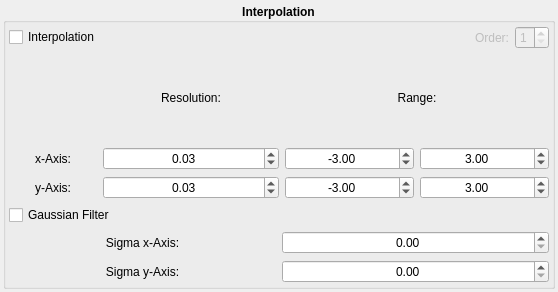
<?xml version="1.0" encoding="UTF-8"?>
<ui version="4.0">
 <class>Interpolation</class>
 <widget class="QWidget" name="Interpolation">
  <property name="geometry">
   <rect>
    <x>0</x>
    <y>0</y>
    <width>558</width>
    <height>292</height>
   </rect>
  </property>
  <property name="windowTitle">
   <string>Form</string>
  </property>
  <layout class="QHBoxLayout" name="horizontalLayout">
   <property name="leftMargin">
    <number>3</number>
   </property>
   <property name="topMargin">
    <number>3</number>
   </property>
   <property name="rightMargin">
    <number>3</number>
   </property>
   <property name="bottomMargin">
    <number>3</number>
   </property>
   <item>
    <widget class="QGroupBox" name="groupbox">
     <property name="font">
      <font>
       <weight>75</weight>
       <bold>true</bold>
      </font>
     </property>
     <property name="title">
      <string>Interpolation</string>
     </property>
     <property name="alignment">
      <set>Qt::AlignCenter</set>
     </property>
     <layout class="QVBoxLayout" name="verticalLayout_3">
      <property name="leftMargin">
       <number>3</number>
      </property>
      <property name="topMargin">
       <number>3</number>
      </property>
      <property name="rightMargin">
       <number>3</number>
      </property>
      <property name="bottomMargin">
       <number>3</number>
      </property>
      <item>
       <layout class="QVBoxLayout" name="layout_2">
        <item>
         <layout class="QHBoxLayout" name="order_layout">
          <item>
           <widget class="QCheckBox" name="interpolation_checkbox">
            <property name="sizePolicy">
             <sizepolicy hsizetype="Preferred" vsizetype="Fixed">
              <horstretch>0</horstretch>
              <verstretch>0</verstretch>
             </sizepolicy>
            </property>
            <property name="font">
             <font>
              <weight>50</weight>
              <bold>false</bold>
             </font>
            </property>
            <property name="text">
             <string>Interpolation</string>
            </property>
           </widget>
          </item>
          <item>
           <spacer name="spacer">
            <property name="orientation">
             <enum>Qt::Horizontal</enum>
            </property>
            <property name="sizeHint" stdset="0">
             <size>
              <width>40</width>
              <height>20</height>
             </size>
            </property>
           </spacer>
          </item>
          <item>
           <widget class="QLabel" name="order_label">
            <property name="enabled">
             <bool>false</bool>
            </property>
            <property name="font">
             <font>
              <weight>50</weight>
              <bold>false</bold>
             </font>
            </property>
            <property name="toolTip">
             <string>NOT IMPLEMENTED</string>
            </property>
            <property name="text">
             <string>Order:</string>
            </property>
            <property name="alignment">
             <set>Qt::AlignCenter</set>
            </property>
           </widget>
          </item>
          <item>
           <widget class="QSpinBox" name="order_spinbox">
            <property name="enabled">
             <bool>false</bool>
            </property>
            <property name="font">
             <font>
              <weight>50</weight>
              <bold>false</bold>
             </font>
            </property>
            <property name="toolTip">
             <string>NOT IMPLEMENTED</string>
            </property>
            <property name="correctionMode">
             <enum>QAbstractSpinBox::CorrectToNearestValue</enum>
            </property>
            <property name="keyboardTracking">
             <bool>false</bool>
            </property>
            <property name="minimum">
             <number>1</number>
            </property>
            <property name="maximum">
             <number>5</number>
            </property>
            <property name="value">
             <number>1</number>
            </property>
           </widget>
          </item>
         </layout>
        </item>
        <item>
         <layout class="QGridLayout" name="layout_3" columnstretch="1,2,3">
          <item row="2" column="0">
           <widget class="QLabel" name="y_label">
            <property name="font">
             <font>
              <weight>50</weight>
              <bold>false</bold>
             </font>
            </property>
            <property name="text">
             <string>y-Axis:</string>
            </property>
            <property name="alignment">
             <set>Qt::AlignCenter</set>
            </property>
           </widget>
          </item>
          <item row="1" column="1">
           <widget class="QDoubleSpinBox" name="x_resolution_spinbox">
            <property name="sizePolicy">
             <sizepolicy hsizetype="Preferred" vsizetype="Fixed">
              <horstretch>0</horstretch>
              <verstretch>0</verstretch>
             </sizepolicy>
            </property>
            <property name="font">
             <font>
              <weight>50</weight>
              <bold>false</bold>
             </font>
            </property>
            <property name="alignment">
             <set>Qt::AlignCenter</set>
            </property>
            <property name="minimum">
             <double>0.010000000000000</double>
            </property>
            <property name="maximum">
             <double>0.100000000000000</double>
            </property>
            <property name="singleStep">
             <double>0.010000000000000</double>
            </property>
            <property name="value">
             <double>0.030000000000000</double>
            </property>
           </widget>
          </item>
          <item row="0" column="1">
           <widget class="QLabel" name="resolution_label">
            <property name="sizePolicy">
             <sizepolicy hsizetype="Preferred" vsizetype="Preferred">
              <horstretch>0</horstretch>
              <verstretch>0</verstretch>
             </sizepolicy>
            </property>
            <property name="font">
             <font>
              <weight>50</weight>
              <bold>false</bold>
             </font>
            </property>
            <property name="text">
             <string>Resolution:</string>
            </property>
            <property name="alignment">
             <set>Qt::AlignCenter</set>
            </property>
           </widget>
          </item>
          <item row="2" column="1">
           <widget class="QDoubleSpinBox" name="y_resolution_spinbox">
            <property name="font">
             <font>
              <weight>50</weight>
              <bold>false</bold>
             </font>
            </property>
            <property name="alignment">
             <set>Qt::AlignCenter</set>
            </property>
            <property name="minimum">
             <double>0.010000000000000</double>
            </property>
            <property name="maximum">
             <double>0.100000000000000</double>
            </property>
            <property name="singleStep">
             <double>0.010000000000000</double>
            </property>
            <property name="value">
             <double>0.030000000000000</double>
            </property>
           </widget>
          </item>
          <item row="1" column="0">
           <widget class="QLabel" name="x_label">
            <property name="font">
             <font>
              <weight>50</weight>
              <bold>false</bold>
             </font>
            </property>
            <property name="text">
             <string>x-Axis:</string>
            </property>
            <property name="alignment">
             <set>Qt::AlignCenter</set>
            </property>
           </widget>
          </item>
          <item row="0" column="2">
           <widget class="QLabel" name="range_label">
            <property name="font">
             <font>
              <weight>50</weight>
              <bold>false</bold>
             </font>
            </property>
            <property name="text">
             <string>Range:</string>
            </property>
            <property name="alignment">
             <set>Qt::AlignCenter</set>
            </property>
           </widget>
          </item>
          <item row="1" column="2">
           <layout class="QHBoxLayout" name="layout">
            <item>
             <widget class="QDoubleSpinBox" name="x_min_spinbox">
              <property name="font">
               <font>
                <weight>50</weight>
                <bold>false</bold>
               </font>
              </property>
              <property name="alignment">
               <set>Qt::AlignCenter</set>
              </property>
              <property name="minimum">
               <double>-50.000000000000000</double>
              </property>
              <property name="maximum">
               <double>50.000000000000000</double>
              </property>
              <property name="value">
               <double>-3.000000000000000</double>
              </property>
             </widget>
            </item>
            <item>
             <widget class="QDoubleSpinBox" name="x_max_spinbox">
              <property name="font">
               <font>
                <weight>50</weight>
                <bold>false</bold>
               </font>
              </property>
              <property name="alignment">
               <set>Qt::AlignCenter</set>
              </property>
              <property name="minimum">
               <double>-50.000000000000000</double>
              </property>
              <property name="maximum">
               <double>50.000000000000000</double>
              </property>
              <property name="value">
               <double>3.000000000000000</double>
              </property>
             </widget>
            </item>
           </layout>
          </item>
          <item row="2" column="2">
           <layout class="QHBoxLayout" name="layout_4">
            <item>
             <widget class="QDoubleSpinBox" name="y_min_spinbox">
              <property name="font">
               <font>
                <weight>50</weight>
                <bold>false</bold>
               </font>
              </property>
              <property name="alignment">
               <set>Qt::AlignCenter</set>
              </property>
              <property name="minimum">
               <double>-50.000000000000000</double>
              </property>
              <property name="maximum">
               <double>50.000000000000000</double>
              </property>
              <property name="value">
               <double>-3.000000000000000</double>
              </property>
             </widget>
            </item>
            <item>
             <widget class="QDoubleSpinBox" name="y_max_spinbox">
              <property name="font">
               <font>
                <weight>50</weight>
                <bold>false</bold>
               </font>
              </property>
              <property name="alignment">
               <set>Qt::AlignCenter</set>
              </property>
              <property name="minimum">
               <double>-50.000000000000000</double>
              </property>
              <property name="maximum">
               <double>50.000000000000000</double>
              </property>
              <property name="value">
               <double>3.000000000000000</double>
              </property>
             </widget>
            </item>
           </layout>
          </item>
         </layout>
        </item>
       </layout>
      </item>
      <item>
       <layout class="QVBoxLayout" name="layout_5">
        <item>
         <widget class="QCheckBox" name="smoothing_checkbox">
          <property name="font">
           <font>
            <weight>50</weight>
            <bold>false</bold>
           </font>
          </property>
          <property name="text">
           <string>Gaussian Filter</string>
          </property>
         </widget>
        </item>
        <item>
         <layout class="QGridLayout" name="layout_6">
          <item row="1" column="0">
           <widget class="QLabel" name="sigma_y_label">
            <property name="font">
             <font>
              <weight>50</weight>
              <bold>false</bold>
             </font>
            </property>
            <property name="text">
             <string>Sigma y-Axis:</string>
            </property>
            <property name="alignment">
             <set>Qt::AlignCenter</set>
            </property>
           </widget>
          </item>
          <item row="0" column="0">
           <widget class="QLabel" name="sigma_x_label">
            <property name="font">
             <font>
              <weight>50</weight>
              <bold>false</bold>
             </font>
            </property>
            <property name="text">
             <string>Sigma x-Axis:</string>
            </property>
            <property name="alignment">
             <set>Qt::AlignCenter</set>
            </property>
           </widget>
          </item>
          <item row="1" column="1">
           <widget class="QDoubleSpinBox" name="sigma_y_spinbox">
            <property name="font">
             <font>
              <weight>50</weight>
              <bold>false</bold>
             </font>
            </property>
            <property name="alignment">
             <set>Qt::AlignCenter</set>
            </property>
            <property name="correctionMode">
             <enum>QAbstractSpinBox::CorrectToNearestValue</enum>
            </property>
            <property name="keyboardTracking">
             <bool>false</bool>
            </property>
            <property name="decimals">
             <number>2</number>
            </property>
            <property name="maximum">
             <double>100.000000000000000</double>
            </property>
            <property name="singleStep">
             <double>0.100000000000000</double>
            </property>
            <property name="value">
             <double>0.000000000000000</double>
            </property>
           </widget>
          </item>
          <item row="0" column="1">
           <widget class="QDoubleSpinBox" name="sigma_x_spinbox">
            <property name="font">
             <font>
              <weight>50</weight>
              <bold>false</bold>
             </font>
            </property>
            <property name="alignment">
             <set>Qt::AlignCenter</set>
            </property>
            <property name="correctionMode">
             <enum>QAbstractSpinBox::CorrectToNearestValue</enum>
            </property>
            <property name="keyboardTracking">
             <bool>false</bool>
            </property>
            <property name="decimals">
             <number>2</number>
            </property>
            <property name="maximum">
             <double>100.000000000000000</double>
            </property>
            <property name="singleStep">
             <double>0.100000000000000</double>
            </property>
            <property name="value">
             <double>0.000000000000000</double>
            </property>
           </widget>
          </item>
         </layout>
        </item>
       </layout>
      </item>
     </layout>
    </widget>
   </item>
  </layout>
 </widget>
 <resources/>
 <connections/>
</ui>
